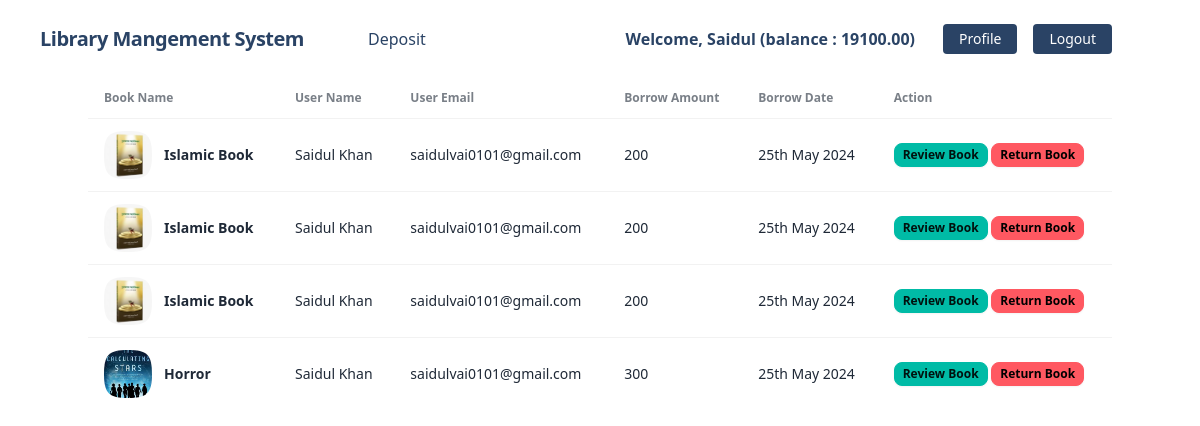
The page /books/borrow_book_lists/ (signed in) on the database its author committed.
### accounts/models.py (models this page shows, shortened)
class UserAccount(models.Model):
    user = models.OneToOneField(User, related_name='account', on_delete=models.CASCADE)
    account_type = models.CharField(max_length=10, choices=ACCOUNT_TYPE)
    account_no = models.IntegerField(unique=True) # account no duijon user er kokhono same hobe na
    birth_date = models.DateField(null=True, blank=True)
    gender = models.CharField(max_length=10, choices=GENDER_TYPE)
    initial_deposite_date = models.DateField(auto_now_add=True)
    balance = models.DecimalField(default=0, max_digits=12, decimal_places=2) # ekjon user 12 digit obdi taka rakhte parbe, dui doshomik ghor obdi rakhte parben 1000.50

### books/models.py (models this page shows, shortened)
class BorrowedBook(models.Model):
    book = models.ForeignKey(Book, on_delete=models.CASCADE, related_name='books')
    user = models.ForeignKey(UserAccount, on_delete=models.CASCADE, related_name='users')
    created_on = models.DateTimeField(default=timezone.now)
    class Meta:
        ordering = ['created_on']

class Book(models.Model):
    title = models.CharField(max_length=100)
    description = models.TextField()
    borrowed_price = models.IntegerField()
    category = models.ForeignKey(Category, related_name='categories', on_delete= models.CASCADE)
    image = models.ImageField(upload_to='books/media/uploads/')

### books/views.py (the view)
# urls.py: path('borrow_book_lists/', BorrowBookListView.as_view(), name='borrow_book_lists'),
class BorrowBookListView(LoginRequiredMixin, ListView):
    model = BorrowedBook
    template_name = 'books/borrowed_book.html'
    context_object_name= 'borrowed_books'
    def get_queryset(self):
        user_id = self.request.user.id
        queryset = BorrowedBook.objects.filter(user__user_id = user_id)
        return queryset

### books/templates/books/borrowed_book.html (shortened to what this page needs)
{% extends "base.html" %}
{% load static %}
{% block content %}
    <div class="overflow-x-auto">
  <table class="table">
    <thead>
      <tr>
        <th class="font-bold">Book Name</th>
        <th class="font-bold">User Name</th>
        <th class="font-bold">User Email</th>
        <th class="font-bold">Borrow Amount</th>
        <th class="font-bold">Borrow Date</th>
        <th class="font-bold">Action</th>
      </tr>
    </thead>
    <tbody>
      {% for borrowed_book in borrowed_books %}
        <tr>
            <td>
                <div class="flex items-center gap-3">
                    <div class="avatar">
                        <div class="mask mask-squircle w-12 h-12">
                            <img src="{{borrowed_book.book.image.url}}" alt="Book" />
                        </div>
                    </div>
                    <div>
                        <div class="font-bold">{{borrowed_book.book.title}}</div>
                    </div>
                </div>
            </td>
            <td>{{request.user.first_name}} {{request.user.last_name}}</td>
            <td>{{ borrowed_book.user.user.email }}</td>
            <td>{{ borrowed_book.book.borrowed_price }}</td>
            <td>{{ borrowed_book.created_on|date:"jS F Y" }}</td>
            <th>
                <a href="{% url "add_comment" borrowed_book.book.id %}" class="btn btn-active btn-accent btn-xs">Review Book</a>
                <a href="{% url "return_book" borrowed_book.id %}" class="btn btn-error btn-xs">Return Book</a>
            </th>
        </tr>
      {% endfor %}
    </tbody>
  </table>
</div>
{% endblock content %}

### core/templates/navbar.html (shortened to what this page needs)
<nav class="flex items-center justify-between flex-wrap bg-white p-6 px-10">
    <div class="flex items-center flex-shrink-0 text-white mr-6">
        <span class="font-semibold text-xl tracking-tight text-blue-900"><a href="/">Library Mangement System</a></span>
    </div>
    <div class="w-full block flex-grow lg:flex lg:items-center lg:w-auto px-10">
        {% if request.user.is_authenticated %}
            <div class="text-md lg:flex-grow">
                <a href="{% url 'deposit_money' %}" class="block mt-4 lg:inline-block lg:mt-0 text-blue-900 hover:text-red-900 hover:font-black mr-4">
                    Deposit
                </a>
            </div>
            <div class="flex w-auto">
                <div class="text-blue-900 my-auto font-black px-5">Welcome, {{ request.user.first_name }} (balance : {{request.user.account.balance}}) </div>
                <a href="{% url 'profile' %}" class="mx-2 inline-block font-medium text-sm px-4 py-2 leading-none bg-blue-900 rounded text-white border-white hover:border-transparent hover:text-dark hover:bg-red-700 mt-4 lg:mt-0">Profile</a>
                <a href="{% url 'logout' %}" class="mx-2 inline-block font-medium text-sm px-4 py-2 leading-none bg-blue-900 rounded text-white border-white hover:border-transparent hover:text-dark hover:bg-red-700 mt-4 lg:mt-0">Logout</a>
            </div>
        {% endif %}
    </div>
</nav>

### rows shown on the page
BorrowedBook: book.image (picture), book "Islamic Book", user.user.email "saidulvai0101@gmail.com", book.borrowed_price "200", created_on "25th May 2024"
BorrowedBook: book.image (picture), book "Islamic Book", user.user.email "saidulvai0101@gmail.com", book.borrowed_price "200", created_on "25th May 2024"
BorrowedBook: book.image (picture), book "Islamic Book", user.user.email "saidulvai0101@gmail.com", book.borrowed_price "200", created_on "25th May 2024"
BorrowedBook: book.image (picture), book "Horror", user.user.email "saidulvai0101@gmail.com", book.borrowed_price "300", created_on "25th May 2024"

### other values the page prints
{{ request.user.first_name }} "Saidul"
{{ request.user.account.balance }} "19100.00"
{{ request.user.last_name }} "Khan"
